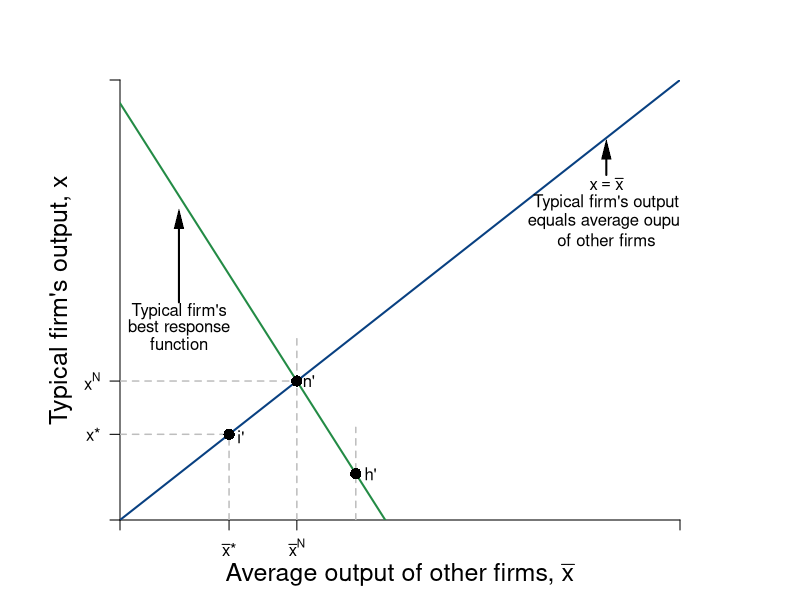

Here is the R script that generated this plot:
require(shape)
pdf(file = "competitionmarkets/competition_average/competition_average_1.pdf", width = 9, height = 7)

#Set parameters for graphics
axislabelsize <- 1.5
graphlinewidth <- 2
segmentlinewidth <- 1.5

COL <- c("#7fc97f", "#beaed4", "#fdc086", "#ffff99", "#386cb0", "#f0027f", "#bf5b17", "#666666")
COLA <- c("#99d8c9","#66c2a4","#41ae76", "#238b45", "#005824")
COLB <- c("#4eb3d3", "#2b8cbe", "#0868ac","#084081")

par(mar =  c(4, 6, 4, 6))

piA <- function(xbar, x, s = 0.5, pmax = 20, c1 = 2, n = 5) {
  (pmax - s*(n - 1)*xbar)*x - s*(x)^2 - c1*x
}

brfA <- function(xbar, s = 0.5, pmax = 20, c1 = 2, n = 5) {
  (pmax - c1)/(2*s) - ((n-1)/(2))*xbar
}

Equal45 <- function(xbar, slope = 1){
  slope*xbar
}

xANEcomp <- function(pbar, c1 = 2, n = 8, beta = 0.5){
  (1/(n+1))*(pbar - c1)/beta
}


xlims <- c(0, 19)
ylims <- c(0, 19)

npts <- 501 
x <- seq(xlims[1], xlims[2], length.out = npts)
y <- seq(ylims[1], ylims[2], length.out = npts) 
a <- c(2, 18, 32.5)
b <- c(60, 72, 81)


plot(0, 0, xlim = xlims, ylim = ylims, type = "n",
     xlab = expression(paste("")),
     ylab = expression(paste("")), 
     xaxt = "n", 
     yaxt = "n", 
     cex.lab = axislabelsize, 
     bty = "n",
     xaxs="i", 
     yaxs="i")

ticksy <- c(0, 3.7, 6, ylims[2])
ylabels <- c(NA, expression(paste(x,"*")), expression(paste(x^N)), NA)
ticksx <- c(0, 3.7, 6, xlims[2])
xlabels <- c(NA, expression(paste(bar(x),"*")), expression(paste(bar(x)^{N})), NA)


axis(1, at = ticksx, pos = 0, labels = xlabels)
axis(2, at = ticksy, pos = 0, labels = ylabels, las = 1)

npts <- 500 
xx1 <- seq(xlims[1], xlims[2], length.out = npts)

lines(xx1, brfA(xx1, s = 0.5, pmax = 20, c1 = 2, n = 5), col = COLA[4], lwd = graphlinewidth)
lines(xx1, Equal45(xx1, slope = 1), col = COLB[4], lwd = graphlinewidth)

# contour(x, y,
#         outer(x, y, piA),
#         drawlabels = FALSE,
#         col = COLA[2],
#         lwd = graphlinewidth,
#         levels = a,
#         xaxs="i",
#         yaxs="i",
#         add = TRUE)

mtext(expression(paste("Average output of other firms, ", bar(x))), side=1, line = 2.5, cex = axislabelsize)
text(-2, 0.5*ylims[2], expression(paste("Typical firm's output, ", x)), xpd = TRUE, cex = axislabelsize, srt = 90) 


segments(0, 6, 6, 6, lty = 2, col = "gray" , lwd = segmentlinewidth)
segments(6, 0, 6, 8, lty = 2, col = "gray" , lwd = segmentlinewidth)
points(6, 6, pch = 16, col = "black", cex = 1.5)
text(6.4, 6, expression(paste(n,"'")))
segments(0, 3.7, 3.7, 3.7, lty = 2, col = "gray" , lwd = segmentlinewidth)
segments(3.7, 0, 3.7, 3.7, lty = 2, col = "gray" , lwd = segmentlinewidth)
points(3.7, 3.7, pch = 16, col = "black", cex = 1.5)
text(4.1, 3.6, expression(paste(i,"'")))
segments(8, brfA(xbar = 8) - 2, 8, brfA(xbar = 8) + 2, lty = 2, col = "gray" , lwd = segmentlinewidth)
points(8, brfA(xbar = 8), pch = 16, col = "black", cex = 1.5)
text(8.5, brfA(xbar = 8), expression(paste(h,"'")))


# text(12, brfA(xbar = 8) + 0.7, expression(paste("Iso-profit vertical")))
# text(12, brfA(xbar = 8), expression(paste("at intersection")))
# text(12, brfA(xbar = 8) - 0.7, expression(paste("with best response")))
# Arrows(10.4, brfA(xbar = 8), 9, brfA(xbar = 8), col = "black", lty = 1, lwd = 2, arr.type = "triangle", arr.lwd = 0.5)

Arrows(16.5, 14.9, 16.5, 16, col = "black", lty = 1, lwd = 2, arr.type = "triangle", arr.lwd = 0.5)
text(16.5, 14.5, expression(paste(x == bar(x))))
text(16.5, 13.7, expression(paste("Typical firm's output")))
text(16.5, 12.9, expression(paste("equals average ouput")))
text(16.5, 12.1, expression(paste("of other firms")))

text(2, 9, expression(paste("Typical firm's")))
text(2, 8.3, expression(paste("best response")))
text(2, 7.6, expression(paste("function")))
Arrows(2, 9.4, 2, 13, col = "black", lty = 1, lwd = 2, arr.type = "triangle", arr.lwd = 0.5)

#Label the iso-welfare functions for the HG, Aisha
# text(7, 9, expression(pi[1]))
# text(6.1, 9, expression(pi[2]))
# text(5.3, 9, expression(pi[3]))
# text(7, 18.7, expression("Typical firm's"))
# text(7, 18, expression("iso-profit curves"))
# text(7, 17.3, expression(paste(pi[3] > pi[2], phantom() > pi[1])))

#B's brf
text(7, 30, expression(paste("A's best response")))
text(7, 29, expression(paste("function")))
Arrows(7, 28.2, 7, 23.5, col = "black", lty = 1, lwd = 2, arr.type = "triangle", arr.lwd = 0.5)


dev.off()
